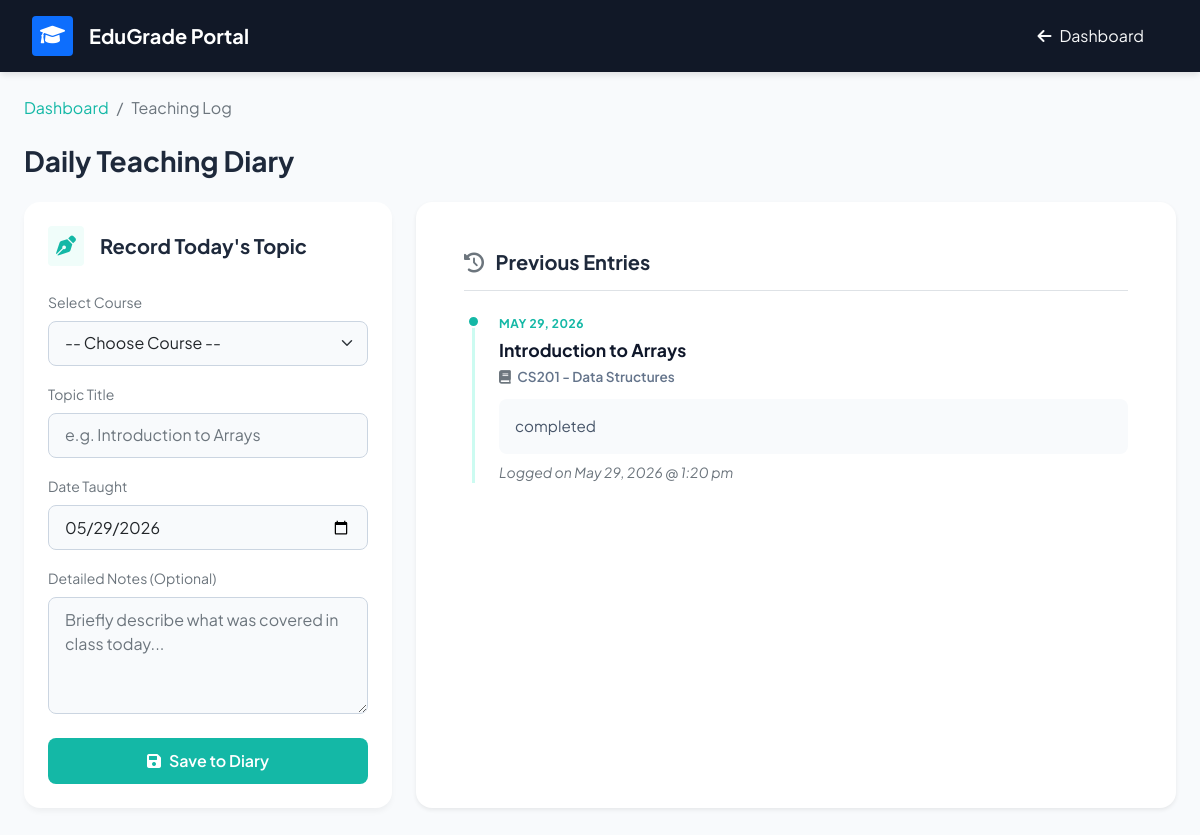
Page /teaching_log.php (signed in) on the committed database.
### tables this page shows
CREATE TABLE `teaching_log` (
  `id` int(11) NOT NULL,
  `course_id` int(11) NOT NULL,
  `faculty_id` int(11) NOT NULL,
  `topic_title` varchar(200) NOT NULL,
  `topic_description` text DEFAULT NULL,
  `taught_date` date NOT NULL,
  `created_at` timestamp NOT NULL DEFAULT current_timestamp()
);

CREATE TABLE `courses` (
  `id` int(11) NOT NULL,
  `course_code` varchar(20) NOT NULL,
  `course_name` varchar(100) NOT NULL,
  `credits` int(11) NOT NULL,
  `department` varchar(100) DEFAULT NULL,
  `semester` int(11) DEFAULT NULL
);

### teaching_log.php (the view, shortened to what this page needs)
<?php
require_once 'config.php';
$user_id = $_SESSION['user_id'];
$logs = $pdo->prepare("SELECT l.*, c.course_code, c.course_name FROM teaching_log l JOIN courses c ON l.course_id = c.id WHERE l.faculty_id = ? ORDER BY l.taught_date DESC, l.created_at DESC");
$logs->execute([$user_id]);
$logs = $logs->fetchAll();
?>
<!DOCTYPE html>
<html lang="en">
<head>
    <link href="https://cdn.jsdelivr.net/npm/bootstrap@5.1.3/dist/css/bootstrap.min.css" rel="stylesheet">
    <link rel="stylesheet" href="https://cdnjs.cloudflare.com/ajax/libs/font-awesome/6.0.0/css/all.min.css">
</head>
<body>
    <nav class="top-navbar d-flex justify-content-between align-items-center mb-4">
        <div class="d-flex align-items-center">
            <div class="bg-primary text-white rounded p-2 me-3"><i class="fas fa-graduation-cap fs-5"></i></div>
            <h5 class="mb-0 fw-bold">EduGrade Portal</h5>
        </div>
        <a href="faculty_dashboard.php" class="btn btn-outline-light rounded-pill px-4 fw-semibold border-0"><i class="fas fa-arrow-left me-2"></i>Dashboard</a>
    </nav>
    <div class="container-fluid px-4 pb-5">
        <nav aria-label="breadcrumb" class="mb-4">
            <ol class="breadcrumb">
                <li class="breadcrumb-item"><a href="faculty_dashboard.php" class="text-decoration-none fw-semibold" style="color: #14b8a6;">Dashboard</a></li>
                <li class="breadcrumb-item active">Teaching Log</li>
            </ol>
        </nav>
        <h3 class="fw-bold mb-4">Daily Teaching Diary</h3>
        <div class="row g-4">
            <div class="col-xl-4 col-lg-5">
                <div class="card card-modern h-100">
                    <div class="card-body p-4">
                        <div class="d-flex align-items-center mb-4">
                            <div class="bg-teal bg-opacity-10 rounded p-2 me-3" style="color: #14b8a6; background-color: #f0fdfa;">
                                <i class="fas fa-pen-nib fa-lg"></i>
                            </div>
                            <h5 class="fw-bold mb-0">Record Today's Topic</h5>
                        </div>
                        <form method="POST">
                            <div class="mb-3">
                                <label class="form-label text-muted fw-semibold small">Select Course</label>
                                <select name="course_id" class="form-select" required>
                                    <option value="" disabled selected>-- Choose Course --</option>
                                </select>
                            </div>
                            <div class="mb-3">
                                <label class="form-label text-muted fw-semibold small">Topic Title</label>
                                <input type="text" name="topic_title" class="form-control" placeholder="e.g. Introduction to Arrays" required>
                            </div>
                            <div class="mb-3">
                                <label class="form-label text-muted fw-semibold small">Date Taught</label>
                                <input type="date" name="taught_date" class="form-control" value="<?php echo date('Y-m-d'); ?>" required>
                            </div>
                            <div class="mb-4">
                                <label class="form-label text-muted fw-semibold small">Detailed Notes (Optional)</label>
                                <textarea name="topic_description" class="form-control" rows="4" placeholder="Briefly describe what was covered in class today..."></textarea>
                            </div>
                            <button type="submit" name="add_log" class="btn btn-teal w-100">
                                <i class="fas fa-save me-2"></i>Save to Diary
                            </button>
                        </form>
                    </div>
                </div>
            </div>
            <div class="col-xl-8 col-lg-7">
                <div class="card card-modern h-100 border-0 shadow-sm">
                    <div class="card-body p-5" style="max-height: 75vh; overflow-y: auto;">
                        <h5 class="fw-bold mb-4 border-bottom pb-3"><i class="fas fa-history text-muted me-2"></i> Previous Entries</h5>
                        <?php if(count($logs) == 0): ?>
                            <div class="text-center py-5">
                                <i class="fas fa-book-open fa-3x text-muted opacity-25 mb-3"></i>
                                <h6 class="fw-bold text-secondary">Your diary is empty</h6>
                                <p class="text-muted small">Record your first teaching log using the form on the left.</p>
                            </div>
                        <?php else: ?>
                            <div class="ms-2"> <?php foreach($logs as $log): ?>
                                    <div class="log-item">
                                        <div class="log-date"><?php echo date('F j, Y', strtotime($log['taught_date'])); ?></div>
                                        <div class="log-title"><?php echo htmlspecialchars($log['topic_title']); ?></div>
                                        <div class="log-course"><i class="fas fa-book text-muted me-1"></i> <?php echo htmlspecialchars($log['course_code'] . ' - ' . $log['course_name']); ?></div>
                                        <?php if($log['topic_description']): ?>
                                            <div class="log-desc"><?php echo nl2br(htmlspecialchars($log['topic_description'])); ?></div>
                                        <?php endif; ?>
                                        <div class="text-muted small mt-2 fst-italic">Logged on <?php echo date('M j, Y @ g:i a', strtotime($log['created_at'])); ?></div>
                                    </div>
                                <?php endforeach; ?>
                            </div>
                        <?php endif; ?>
                    </div>
                </div>
            </div>
        </div>
    </div>
</body>
</html>

### teaching_log.php (style rules this page uses)
body { font-family: 'Plus Jakarta Sans', sans-serif; background-color: #f8fafc; color: #1e293b; }
.top-navbar { background-color: #111827; color: white; padding: 1rem 2rem; box-shadow: 0 4px 6px -1px rgba(0, 0, 0, 0.1); }
.card-modern { border-radius: 16px; border: none; box-shadow: 0 4px 6px -1px rgba(0, 0, 0, 0.05); background: #ffffff; }
.form-control, .form-select { border-radius: 8px; border: 1px solid #cbd5e1; padding: 0.6rem 1rem; background-color: #f8fafc; }
.btn-teal { background-color: #14b8a6; color: white; border-radius: 8px; font-weight: 600; padding: 0.6rem 1.2rem; transition: all 0.2s; }
.log-item { border-left: 3px solid #ccfbf1; padding-left: 1.5rem; position: relative; margin-bottom: 2rem; }
.log-item::before { content: ''; position: absolute; left: -8px; top: 0; width: 13px; height: 13px; border-radius: 50%; background-color: #14b8a6; border: 2px solid white; }
.log-date { font-size: 0.75rem; font-weight: 700; color: #14b8a6; text-transform: uppercase; letter-spacing: 0.5px; margin-bottom: 0.25rem; }
.log-title { font-weight: 700; color: #0f172a; margin-bottom: 0.25rem; font-size: 1.1rem; }
.log-course { font-size: 0.85rem; color: #64748b; font-weight: 600; margin-bottom: 0.75rem; }
.log-desc { color: #475569; font-size: 0.95rem; line-height: 1.5; background-color: #f8fafc; padding: 1rem; border-radius: 8px; }

### rows in the picture
teaching_log: taught_date "MAY 29, 2026", topic_title "Introduction to Arrays", course.course_name "CS201 - Data Structures", topic_description "completed", created_at "May 29, 2026 @ 1:20 pm"
